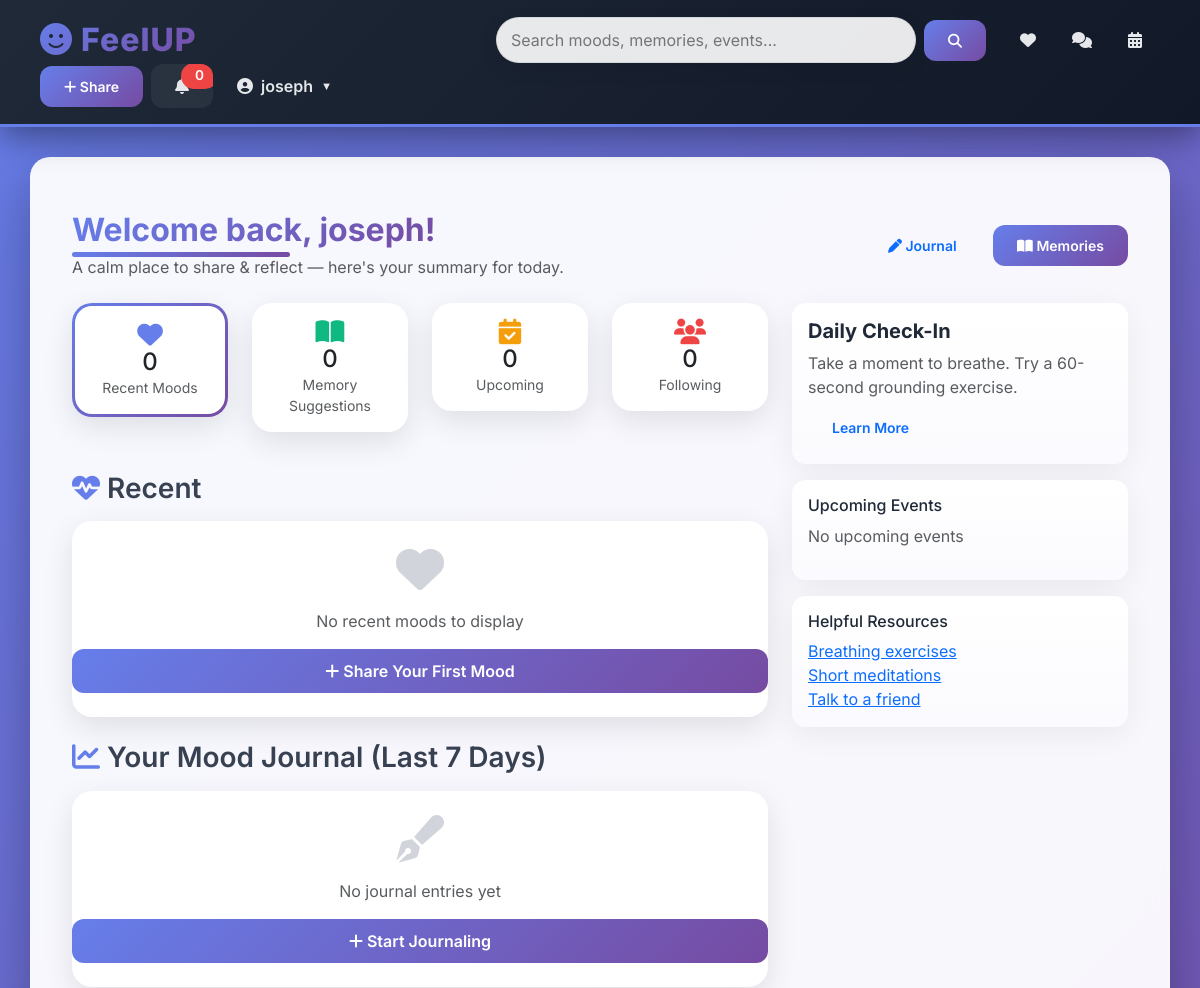
The page /dashboard (signed in, upper part) on the database as committed earlier.
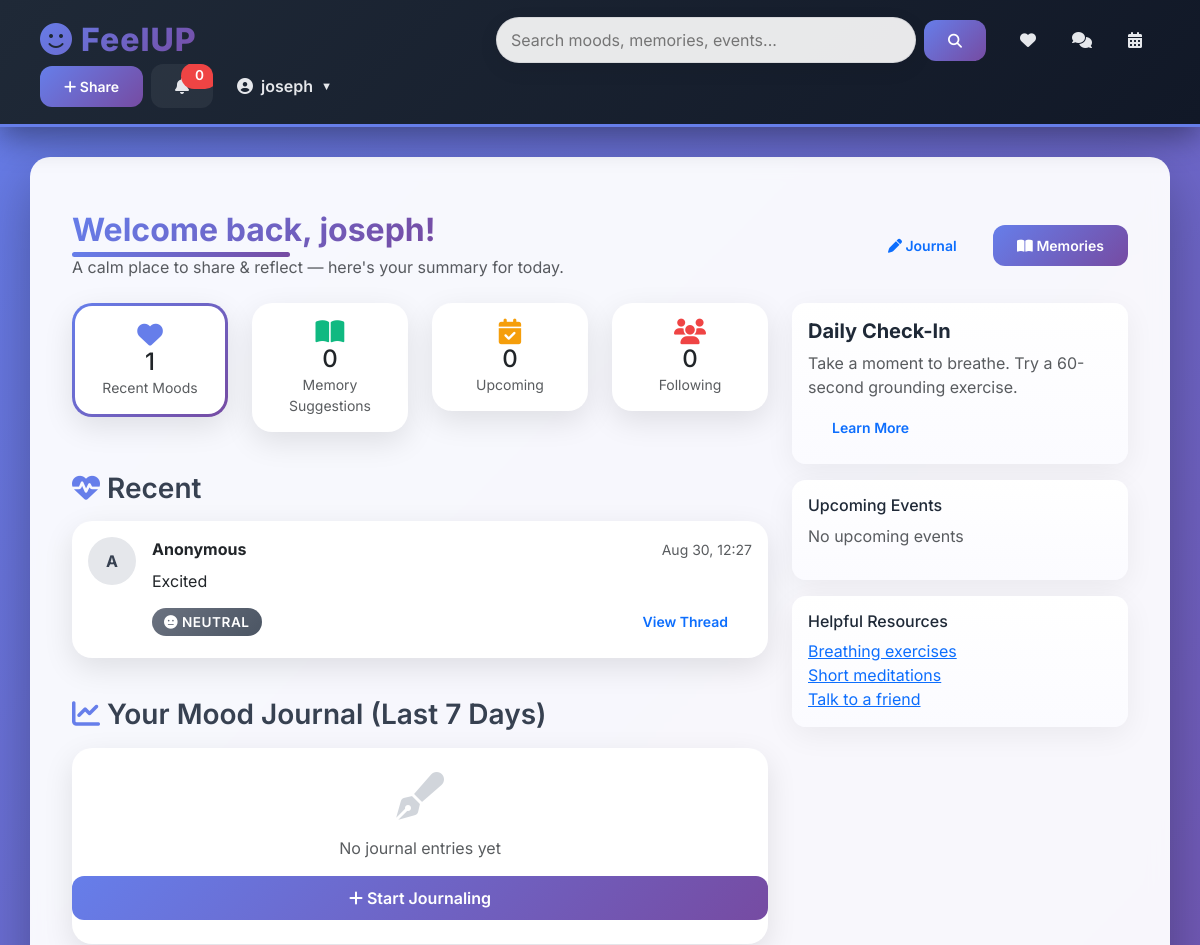
The same page on the database as committed later.
### app.py (models this page shows)
class MoodPost(db.Model):
    id = db.Column(db.Integer, primary_key=True)
    user_id = db.Column(db.Integer, db.ForeignKey('user.id'), nullable=True)
    username = db.Column(db.String(120))
    content = db.Column(db.Text, nullable=False)
    emotion = db.Column(db.String(50))
    anonymous = db.Column(db.Boolean, default=False)
    created_at = db.Column(db.DateTime, default=datetime.utcnow)
    reactions = db.Column(db.PickleType, default=dict)
    comments = db.relationship('Comment', backref='mood', cascade="all, delete-orphan")
    likes = db.relationship('Like', backref='mood', cascade="all, delete-orphan")

### app.py (the view)
@app.route('/dashboard')
def dashboard():
    user = current_user()
    if not user:
        return redirect(url_for('index'))
    recent_moods = MoodPost.query.order_by(MoodPost.created_at.desc()).limit(5).all()
    all_events = Event.query.filter(Event.datetime_event != None).order_by(Event.datetime_event.asc()).all()
    upcoming_events = [ev for ev in all_events if ev.datetime_event >= datetime.utcnow()]
    upcoming_events = upcoming_events[:5]
    analytics = mood_stats()
    suggestions = memory_suggestions(user)
    users = User.query.all()
    followed_ids = [f.followed_id for f in Follow.query.filter_by(follower_id=user.id).all()]
    followed_users = [User.query.get(uid) for uid in followed_ids]
    last_week = datetime.utcnow().date() - timedelta(days=6)
    journal_entries = MoodJournal.query.filter(MoodJournal.user_id==user.id, MoodJournal.date >= last_week).order_by(MoodJournal.date.asc()).all()
    journal_dates = [e.date.strftime("%a") for e in journal_entries]
    journal_scores = [e.sentiment_score for e in journal_entries]
    seven_days_ago = datetime.utcnow().date() - timedelta(days=6)
    weekly_q = db.session.query(
        func.date(MoodEntry.created_at).label('d'),
        func.avg(MoodEntry.score).label('avg_score')
    ).filter(
        MoodEntry.user_id==user.id,
        func.date(MoodEntry.created_at) >= seven_days_ago
    ).group_by(func.date(MoodEntry.created_at)).order_by(func.date(MoodEntry.created_at).asc()).all()
    weekly_labels = []
    weekly_scores = []
    for i in range(7):
        d = seven_days_ago + timedelta(days=i)
        weekly_labels.append(d.strftime('%a'))
        matched = next((r.avg_score for r in weekly_q if str(r.d) == d.strftime('%Y-%m-%d')), None)
        weekly_scores.append(round(matched,3) if matched is not None else None)
    thirty_days_ago = datetime.utcnow().date() - timedelta(days=29)
    monthly_q = db.session.query(
        func.date(MoodEntry.created_at).label('d'),
        func.count(MoodEntry.id).label('cnt'),
        func.avg(MoodEntry.score).label('avg')
    ).filter(
        MoodEntry.user_id==user.id,
        func.date(MoodEntry.created_at) >= thirty_days_ago
    ).group_by(func.date(MoodEntry.created_at)).order_by(func.date(MoodEntry.created_at).asc()).all()
    monthly_labels = []
    monthly_counts = []
    monthly_avgs = []
    for i in range(30):
        d = thirty_days_ago + timedelta(days=i)
        monthly_labels.append(d.strftime('%b %d'))
        matched = next((r for r in monthly_q if str(r.d) == d.strftime('%Y-%m-%d')), None)
        if matched:
            monthly_counts.append(matched.cnt)
            monthly_avgs.append(round(matched.avg,3) if matched.avg is not None else 0)
        else:
            monthly_counts.append(0)
            monthly_avgs.append(0)
    dist_q = db.session.query(MoodEntry.mood, func.count(MoodEntry.id)).filter(
        MoodEntry.user_id==user.id,
        func.date(MoodEntry.created_at) >= thirty_days_ago
    ).group_by(MoodEntry.mood).all()
    dist_labels = [r[0] or 'unknown' for r in dist_q]
    dist_counts = [r[1] for r in dist_q]
    return render_template(
        'dashboard.html',
        user=user, moods=recent_moods, events=upcoming_events,
        analytics=analytics, suggestions=suggestions,
        users=users, followed_users=followed_users,
        journal_dates=journal_dates, journal_scores=journal_scores,
        weekly_labels=weekly_labels, weekly_scores=weekly_scores,
        monthly_labels=monthly_labels, monthly_counts=monthly_counts, monthly_avgs=monthly_avgs,
        dist_labels=dist_labels, dist_counts=dist_counts
    )

### app.py (called while the page is built)
def current_user():
    uid = session.get('user_id')
    if uid:
        return User.query.get(uid)
    return None

def mood_stats():
    from collections import Counter
    one_week_ago = datetime.utcnow() - timedelta(days=7)
    moods = MoodPost.query.filter(MoodPost.created_at >= one_week_ago).all()
    mood_list = [m.emotion for m in moods]
    stats = Counter(mood_list)
    return stats

def memory_suggestions(user):
    if not user:
        return []
    my_tags = [m.tag for m in Memory.query.filter_by(user_id=user.id).all()]
    suggestions = Memory.query.filter(Memory.tag.in_(my_tags), Memory.user_id != user.id).limit(5).all()
    return suggestions

### templates/dashboard.html (shortened to what the changed rows need)
{% extends "base.html" %}
{% block content %}
<div class="container mt-4">
  <div class="d-flex justify-content-between align-items-center mb-4">
    <div>
      <h2 style="font-size: 2rem; margin-bottom: 6px;">Welcome back, {{ user.name }}!</h2>
    </div>
  </div>
  <div class="row gx-4">
    <div class="col-lg-8">
      <div class="row mb-4">
        <div class="col-6 col-md-3 mb-3">
          <div class="card text-center p-3 shadow-hover card-premium">
            <i class="fas fa-heart" style="font-size: 1.6rem; color: #667eea;"></i>
            <div class="h4 mb-0">{{ moods|length }}</div>
            <small class="text-muted">Recent Moods</small>
          </div>
        </div>
      </div>
      <div class="row">
        {% for mood in moods %}
        <div class="col-md-12 mb-3">
          <div class="card p-3 shadow-hover mood-card">
            <div class="d-flex gap-3 align-items-start">
              <div class="avatar">{{ mood.username[0]|upper }}</div>
              <div style="flex:1">
                <div class="d-flex justify-content-between align-items-center mb-2">
                  <strong>{{ mood.username }}</strong>
                  <small class="text-muted">{{ mood.created_at.strftime('%b %d, %H:%M') }}</small>
                </div>
                <p style="margin:0 0 8px 0; line-height:1.5">{{ mood.content }}</p>
                <div class="d-flex align-items-center justify-content-between">
                  <div>
                    {% if mood.emotion == 'positive' %}
                      <span class="emotion-badge emotion-positive"><i class="fas fa-smile-beam"></i> {{ mood.emotion }}</span>
                    {% elif mood.emotion == 'negative' %}
                      <span class="emotion-badge emotion-negative"><i class="fas fa-sad-tear"></i> {{ mood.emotion }}</span>
                    {% else %}
                      <span class="emotion-badge emotion-neutral"><i class="fas fa-meh"></i> {{ mood.emotion }}</span>
                    {% endif %}
                  </div>
                  <div>
                    <a href="{{ url_for('mood_feed') }}" class="btn btn-sm btn-outline-primary">View Thread</a>
                  </div>
                </div>
              </div>
            </div>
          </div>
        </div>
        {% endfor %}
      </div>
      {% if not moods %}
      <div class="text-center py-4 card">
        <i class="fas fa-heart" style="font-size: 3rem; color: #d1d5db;"></i>
        <p class="text-muted mt-3">No recent moods to display</p>
        <a href="{{ url_for('mood_feed') }}" class="btn btn-primary">
          <i class="fas fa-plus"></i> Share Your First Mood
        </a>
      </div>
      {% endif %}
    </div>
  </div>
</div>
{% endblock %}

Rows that differ between the two databases and show on the page:
added MoodPost: username "A", username "Anonymous", created_at "Aug 30, 12:27", content "Excited", emotion "NEUTRAL"
Other text that changed with them:
{{ moods|length }}: "0" → "1"
text no longer shown: "No recent moods to display Share Your First Mood"
